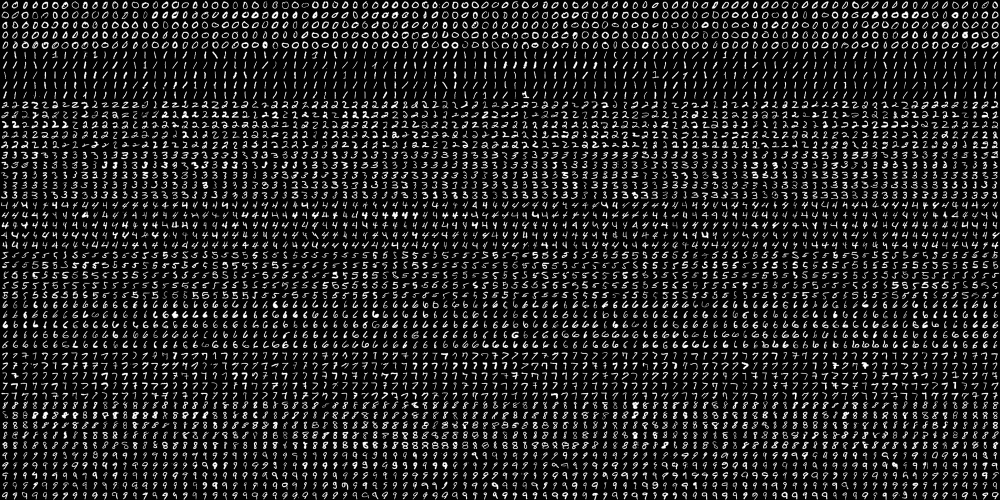
#> input picture CV07/digits.png, 2000 x 1000 px (shown at 1/2 size)
$ python 2_1_knn_handwritten_digits_recognition_varying_k.py
#> lines starting #> are read from the running program, lines starting #| are printed output that depends on the picture
"""
Handwritten digits recognition using KNN and raw pixels as features and varying k
개요
    digits.png 파일에 있는 5000개의 숫자 영상을 50%는 학습 영상으로 나머지 50%는 테스트 영상으로 활용한다.
    k를 1~9까지 변화시켜 가면서 정확도를 점검해 본다.
    이때 학습과 테스트에 사용하는 데이터는 고정하였다.


"""

# Import required packages:
import cv2
import numpy as np
import matplotlib.pyplot as plt

from collections import defaultdict
# 구태여 colections 모듈을 사용할 필요는 없었는데
# defaultdict 모듈을 사용함으로써 향후 10%, ..90% 까지 증가시켰을 때의 인식 성능을 점검할 목적으로 수정하기 용이하다.


# Constants:
SIZE_IMAGE = 20
NUMBER_CLASSES = 10


def load_digits_and_labels(big_image):
    """Returns all the digits from the 'big' image and creates the corresponding labels for each image"""
#> called with big_image = 'digits.png'

    # Load the 'big' image containing all the digits:
    digits_img = cv2.imread(big_image, 0)
#> digits_img is the input picture: shape (1000, 2000); min 0, max 255, mean 33.8

    # Get all the digit images from the 'big' image:
    number_rows = digits_img.shape[1] / SIZE_IMAGE
#> number_rows = 100
    rows = np.vsplit(digits_img, digits_img.shape[0] / SIZE_IMAGE)
#> rows = 50 items

    digits = []
    for row in rows:
        row_cells = np.hsplit(row, number_rows)
        for digit in row_cells:
            digits.append(digit)
#> this loop made 50 passes
#> after the loop, digits = 5000 items
    digits = np.array(digits)

    # Create the labels for each image:
    labels = np.repeat(np.arange(NUMBER_CLASSES), len(digits) / NUMBER_CLASSES)
#> labels = 5000 values from 0 to 9
    return digits, labels


def get_accuracy(predictions, labels):
    """Returns the accuracy based on the coincidences between predictions and labels"""

    accuracy = (np.squeeze(predictions) == labels).mean()
    return accuracy * 100


def raw_pixels(img):
    """Return raw pixels as feature from the image"""

    return img.flatten()


# Load all the digits and the corresponding labels:
digits, labels = load_digits_and_labels('digits.png')
#> labels = 5000 values from 0 to 9

# Shuffle data
# Constructs a random number generator:
rand = np.random.RandomState(1234)
# Randomly permute the sequence:
shuffle = rand.permutation(len(digits))
#> shuffle = 5000 values, max 4999 at index 2969, min 0 at index 1989, mean 2499.5
digits, labels = digits[shuffle], labels[shuffle]
#> labels = 5000 values, max 9 at index 6, min 0 at index 9, mean 4.5

# Compute the descriptors for all the images.
# In this case, the raw pixels are the feature descriptors
raw_descriptors = []
for img in digits:
    raw_descriptors.append(np.float32(raw_pixels(img)))
#> after the loop, raw_descriptors = 5000 items
raw_descriptors = np.squeeze(raw_descriptors)
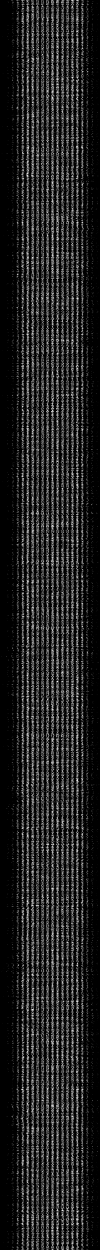
#> raw_descriptors: shape (5000, 400) float32 (shown at 1/4 size); min 0, max 255, mean 33.8

# At this point we split the data into training and testing (50% for each one):
partition = int(0.5 * len(raw_descriptors))
#> partition = 2500
raw_descriptors_train, raw_descriptors_test = np.split(raw_descriptors, [partition])
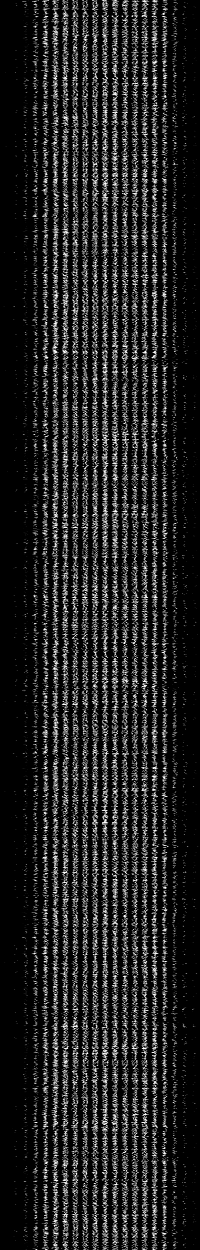
#> raw_descriptors_train: shape (2500, 400) float32 (shown at 1/2 size); min 0, max 255, mean 33.6
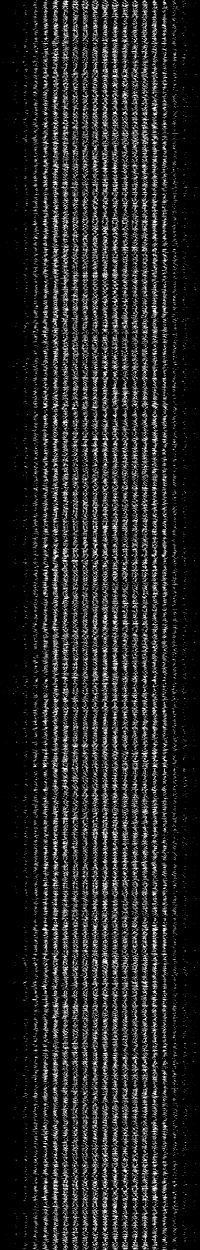
#> raw_descriptors_test: shape (2500, 400) float32 (shown at 1/2 size); min 0, max 255, mean 34
labels_train, labels_test = np.split(labels, [partition])
#> labels_train = 2500 values, max 9 at index 6, min 0 at index 9, mean 4.48; labels_test = 2500 values, max 9 at index 1, min 0 at index 4, mean 4.52
print("\n1) Preparing data to train and test.....")
print(f"raw_descriptors_train.shape={raw_descriptors_train.shape}")
#| raw_descriptors_train.shape=(2500, 400)
print(f"raw_descriptors_test.shape={raw_descriptors_test.shape}")
#| raw_descriptors_test.shape=(2500, 400)
print(f'labels_train.shape={labels_train.shape}')
#| labels_train.shape=(2500,)
print(f'labels_test.shape={labels_test.shape}')
#| labels_test.shape=(2500,)

# Train the KNN model:
print('\n2) Training KNN model - raw pixels as features')
knn = cv2.ml.KNearest_create()
knn.train(raw_descriptors_train, cv2.ml.ROW_SAMPLE, labels_train)

print("\n3) Creating a dictionary, 'results' to store the multiple accuracies when testing")
results = defaultdict(list)
print(f"type(results)={type(results)}")
print(f"type(results['50'])={type(results['50'])}, results['50']={results['50']}")
# empty list를 반환한다. 최소한 오류가 발생하지는 않는다. - 일반 사전형 자료는 없는 key를 인덱스로 액세스하면 오류가 발생한다.
# 구태여 colections 모듈을 사용할 필요는 없었는데
# 학습에 사용한 문자 폰트의 비율을 10%, ..90% 까지 증가시켰을 때의 향후 비율에 따른 인식 성능을 점검할 목적으로 활용한 듯하다.

print("\n4) Repeating 'knn.findNearest' for varying k....")
for k in np.arange(1, 10):
    ret, result, neighbours, dist = knn.findNearest(raw_descriptors_test, k)
    acc = get_accuracy(result, labels_test)
    #print(" {}".format("%.2f" % acc))
    print(f"k={k} : {acc:#.2f}")
    results['50'].append(acc)   # 50%만 학습시켰으므로 그외의 비율(key)은 없다.
#> this loop made 9 passes
#> (accuracy in get_accuracy, acc) on passes 1 to 9: (0.937, 93.72), (0.92, 91.96), (0.93, 93), (0.926, 92.64), (0.926, 92.6), (0.924, 92.4), (0.923, 92.28), (0.924, 92.44), (0.92, 91.96)
#| k=1 : 93.72
#| k=2 : 91.96
#| k=3 : 93.00
#| k=4 : 92.64
#| k=5 : 92.60
#| k=6 : 92.40
#| k=7 : 92.28
#| k=8 : 92.44
#> (further printed lines are left out)
# 이로서 results에는 key='50', vaule=[10개의 accuracy]가 사전형(defaultdict)으로 정의된다.
print(f"results['50']={results['50']}")

print("\n5) Show all results using matplotlib capabilities...")
# Create the dimensions of the figure and set title:
fig = plt.figure(figsize=(12, 5))
plt.suptitle("k-NN handwritten digits recognition", fontsize=14, fontweight='bold')
#fig.patch.set_facecolor('silver')

ax = plt.subplot(1, 1, 1)
ax.set_xlim(0, 10)
dim = np.arange(1, 10)
#> dim = [1, 2, 3, 4, 5, 6, 7, 8, 9]

print(f"len(results)={len(results)}: ", end='')     # key가 '50'만 있으므로 길이는 1이다.
for key in results:     # 1회 loop. 1회만 수행하지만 나중을 학습데이터의 반영율이 많아질 때의 연습으로 loop문으로 작성해 본다.
    print(f"type(key)={type(key)}, key={key}")     # <class 'str'> 50
    print(f"results[key]={results[key]}")
    print("results[key]=\n[", end=' ')
    for element in results[key]:
        print(f"{element:.2f}", end=' ')
    print("]")
    ax.plot(dim, results[key], linestyle='--', marker='o', label="50%")

# key가 1개이므로 다음 문장으로도 같은 그림을 그린다.
#ax.plot(dim, results['50'], linestyle='--', marker='o', label="50%")

plt.legend(loc='upper left', title="% training")
plt.title("Accuracy of the K-NN model varying k for test data, 'raw_descriptors_test'")
plt.xlabel("number of k")
plt.ylabel("accuracy")
plt.grid('on')
plt.show()
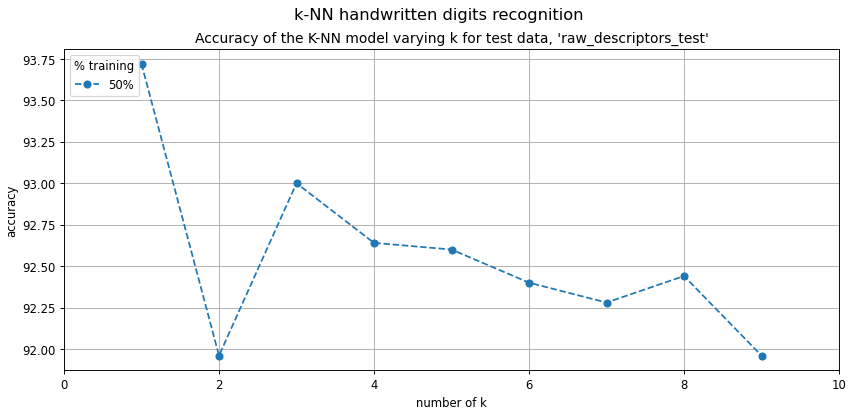
#> figure drawn by matplotlib, 1 panel
